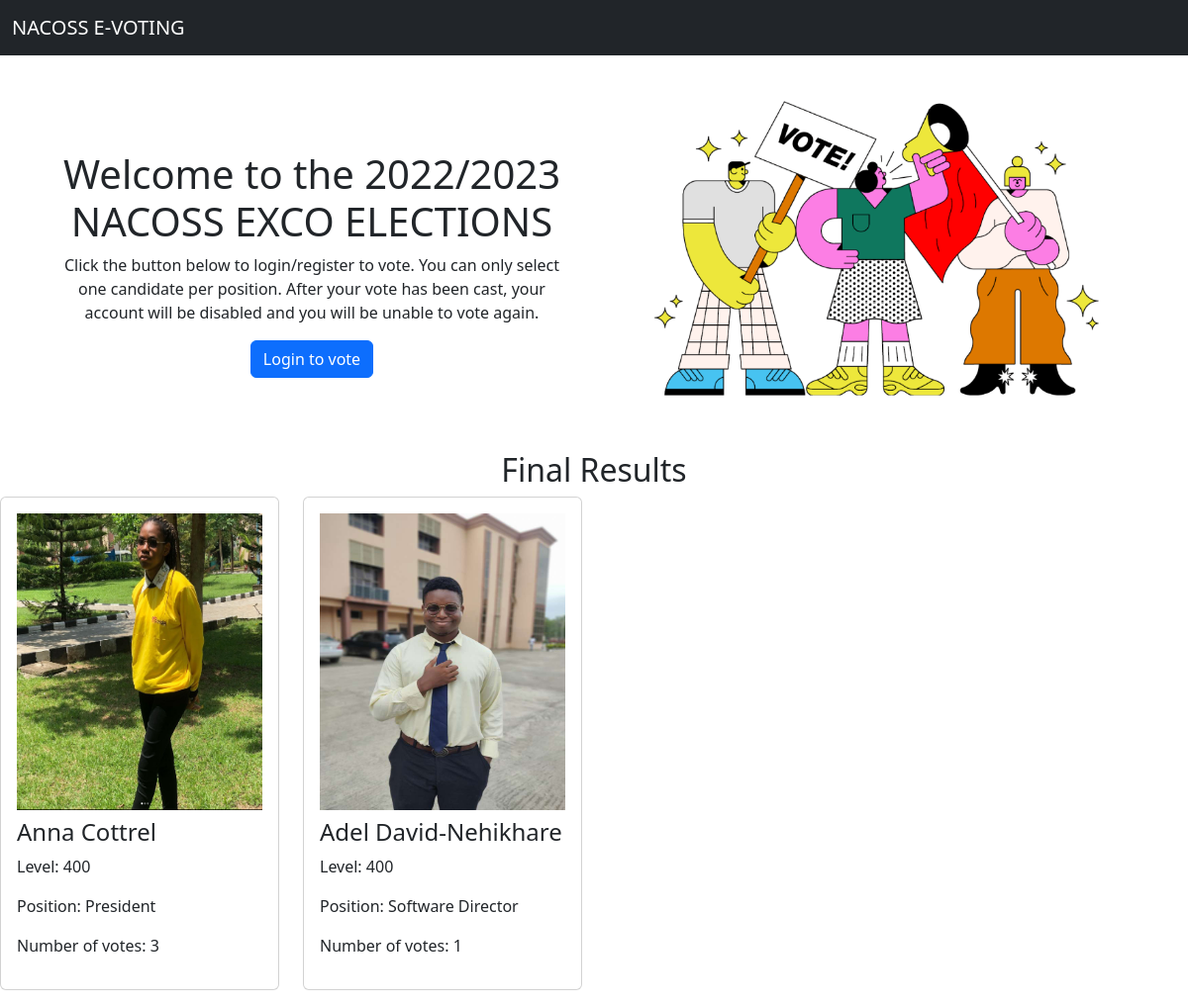
The page / on the database its author committed.
### dashboard/models.py (models this page shows)
class Candidate(models.Model):
    POSITIONS = (
    ("President", "President"),
    ("Vice President", "Vice President"),
    ("General Secretary", "General Secretary"),
    ("Assistant General Secretary", "Assistant General Secretary"),
    ("Financial Secretary", "Financial Secretary"),
    ("Welfare Director", "Welfare Director"),
    ("Hardware Director", "Hardware Director"),
    ("Software Director", "Software Director"),
    ("Sports Director", "Sports Director"),
    ("Social Director", "Social Director"),
    ("Public Relations Officer", "Public Relations Officer"),
    )
    name = models.CharField(max_length=200, blank=True)
    level = models.CharField(max_length=70, blank=True)
    position = models.CharField(max_length=80, choices=POSITIONS, blank=True)
    votes = models.IntegerField(default=0)
    image = models.FileField(upload_to="media/images/candidates", null=True)

### main/views.py (the view)
# urls.py: path('', views.home, name='home'),
def home(request):
    candidates = Candidate.objects.all()
    context = {
            "candidates" : candidates
        }
    return render(request, 'main/index.html', context)

### main/templates/main/index.html
{% extends 'main/base.html' %}
{% block content %}
<section>
    <div class="container">
        <div class="row">
            <div class="col-md-6">
                <div class="text-center mt-5">
                    <h1 class="pt-md-5">Welcome to the 2022/2023 NACOSS EXCO ELECTIONS</h1>
                    <p class="mx-3">Click the button below to login/register to vote. You can only select one candidate per position. After your vote has been cast, your account will be disabled and you will be unable to vote again.</p>
                    {% if user.is_authenticated %}
                    <a href="{% url 'dashboard-home' %}" class="btn btn-primary">Dashboard</a>
                    {% else %}
                    <a href="{% url 'loginuser' %}" class="btn btn-primary">Login to vote</a>
                    {% endif %}
                </div>
            </div>
            <div class="col-md-6">
                {% load static %}
            <img class="" src="{% static 'images/electionillustration1.png' %}" alt="Illustration" width="100%" height="400px">
            </div>
        </div>
    </div>
</section>
<section>
    <div class="text-center">
        <h2>Final Results</h2>
    </div>
    <div class="row">
        {% for can in candidates %}
        <div class="col-md-3">
            <div class="card mb-3">
                <div class="card-body">
                    <img src="{{can.image.url}}" alt="" width="100%" height="300px">
                    <h4 class="mt-2">{{can.name}}</h4>
                    <p>Level: {{can.level}}</p>
                    <p>Position: {{can.position}}</p>
                    <p>Number of votes: {{can.votes}}</p>
                </div>
            </div>
        </div>
        {% empty %}
        <div class="text-center">
            <p>No Candidates yet</p>
        </div>
        {% endfor %}
    </div>
</section>
{% endblock %}

### main/templates/main/base.html (shortened to what this page needs)
<!DOCTYPE html>
<html lang="en">
<head>
    <link href="https://cdn.jsdelivr.net/npm/bootstrap@5.2.2/dist/css/bootstrap.min.css" rel="stylesheet">
</head>
<body>
    <nav class="navbar navbar-dark bg-dark">
        <div class="container-fluid">
          <a class="navbar-brand" href="{% url 'home' %}">NACOSS E-VOTING</a>
        </div>
      </nav>
      {% block content %}
      {% endblock %}
</body>
</html>

### rows shown on the page
Candidate: image (picture), name "Anna Cottrel", level "400", position "President", votes "3"
Candidate: image (picture), name "Adel David-Nehikhare", level "400", position "Software Director", votes "1"
